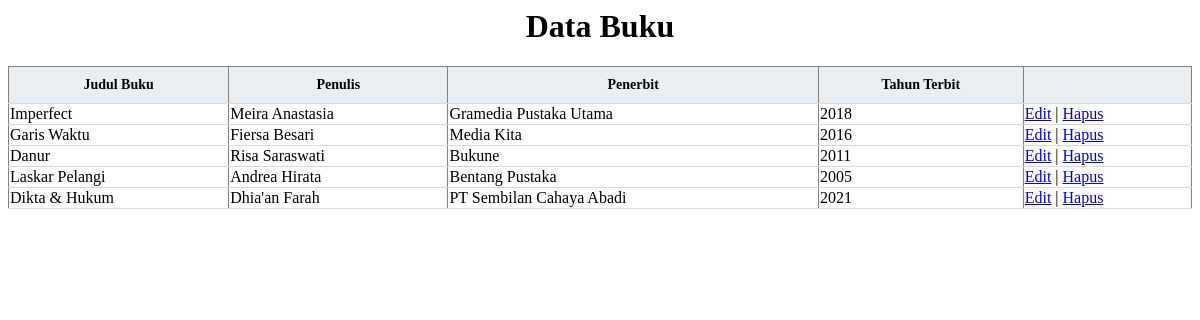
The page /Buku.php on the database its author committed.
### tables this page shows
CREATE TABLE `buku` (
  `id_buku` int(11) NOT NULL,
  `judul_buku` varchar(500) NOT NULL,
  `penulis` varchar(500) NOT NULL,
  `penerbit` varchar(250) NOT NULL,
  `tahun_terbit` int(11) NOT NULL
);

### Buku.php (the view, shortened to what this page needs)
<html>
    <head>
        <body>
        <center><h1>Data Buku</h1></center>
            <table border=1>
            <thead>
            <tr>
			    <th>Judul Buku</th>
			    <th>Penulis</th>
			    <th>Penerbit</th>
			    <th>Tahun Terbit</th>
                <th></th>
		    </tr>
            </thead>
            <tbody>
                <?php
                require_once 'Koneksi.php';
                $tampil = "SELECT * FROM buku";
                $query = mysqli_query($koneksi, $tampil);
                while($data = mysqli_fetch_array($query)){
                ?>
                <tr>
				    <td><?php echo $data['judul_buku']; ?></td>
				    <td><?php echo $data['penulis']; ?> </td>
				    <td><?php echo $data['penerbit']; ?> </td>
				    <td><?php echo $data['tahun_terbit']; ?></td>
                    <td>
                    <a href="FormBuku.php?id_buku=<?=$data['id_buku']?>" class="btn btn-success">Edit</a> |
                    <a href="Buku.php?id_buku=<?=$data['id_buku']?>" onclick="return confirm('Apakah anda yakin menghapus data ini?')" class="btn btn-danger">Hapus</a>
                    </td>
                </tr>
                <?php
                }
                ?>
            </tbody>
            </table>
        </body>
    </head>
</html>

### Buku.php (style rules this page uses)
table { width: 100%; padding-top: 30px; border-collapse: collapse; }
table thead { background-color: #ebeef1; border-bottom: 1px solid #d3dae0; }
table thead th { padding: 10px; font-weight: bold; font-size: 14px; }
table tbody tr { border-bottom: 1px solid #d3dae0; }

### rows shown on the page
buku: judul_buku "Imperfect", penulis "Meira Anastasia", penerbit "Gramedia Pustaka Utama", tahun_terbit "2018"
buku: judul_buku "Garis Waktu", penulis "Fiersa Besari", penerbit "Media Kita", tahun_terbit "2016"
buku: judul_buku "Danur", penulis "Risa Saraswati", penerbit "Bukune", tahun_terbit "2011"
buku: judul_buku "Laskar Pelangi", penulis "Andrea Hirata", penerbit "Bentang Pustaka", tahun_terbit "2005"
buku: judul_buku "Dikta & Hukum", penulis "Dhia'an Farah", penerbit "PT Sembilan Cahaya Abadi", tahun_terbit "2021"
